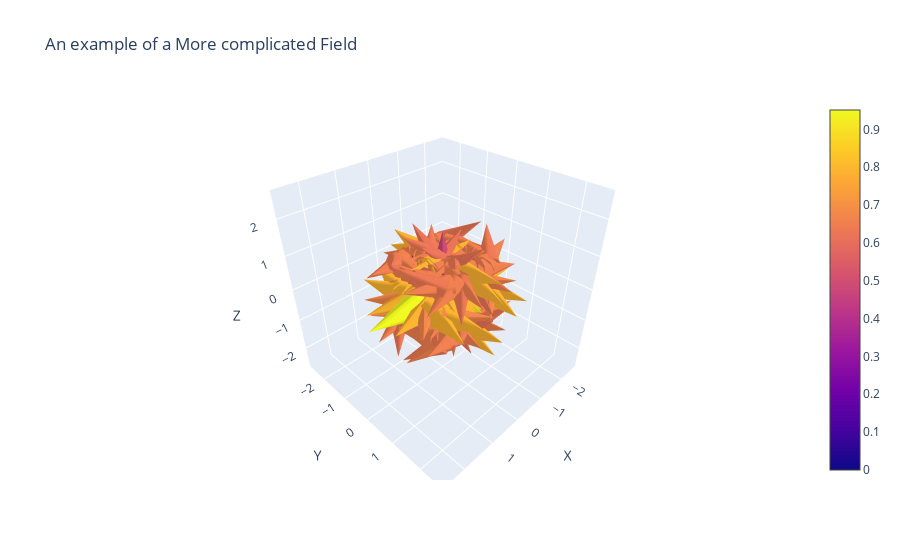

The notebook cell this image was saved under:
### Code cell
x2, y2, z2 = np.meshgrid(np.arange(-0.8, 1, 0.2),
                      np.arange(-0.8, 1, 0.2),
                      np.arange(-0.8, 1, 0.8))

u2 = np.sin(np.pi * x2) * np.cos(np.pi * y2) * np.cos(np.pi * z2) 
v2 = -np.cos(np.pi * x2) * np.sin(np.pi * y2) * np.cos(np.pi * z2) 
w2 = (np.sqrt(2.0 / 3.0) * np.cos(np.pi * x2) * np.cos(np.pi * y2) * np.sin(np.pi * z2)) 

plotter([x2, y2, z2, u2, v2, w2], title = 'An example of a More complicated Field')

### Figure 1 — Plotly figure (JSON) as saved in the notebook; plotly's stock layout.template omitted (floating-point values rounded to 4 significant figures; data arrays with more than 128 entries replaced by an {"elided": "..."} marker saying what was removed)
{"data": [{"anchor": "tail", "sizemode": "scaled", "sizeref": 2, "type": "cone", "u": {"elided": "243 float values"}, "v": {"elided": "243 float values"}, "w": {"elided": "243 float values"}, "x": {"elided": "243 float values"}, "y": {"elided": "243 float values"}, "z": {"elided": "243 float values"}}], "layout": {"scene": {"xaxis": {"title": {"text": "X"}}, "yaxis": {"title": {"text": "Y"}}, "zaxis": {"title": {"text": "Z"}}}, "title": {"text": "An example of a More complicated Field"}}}
